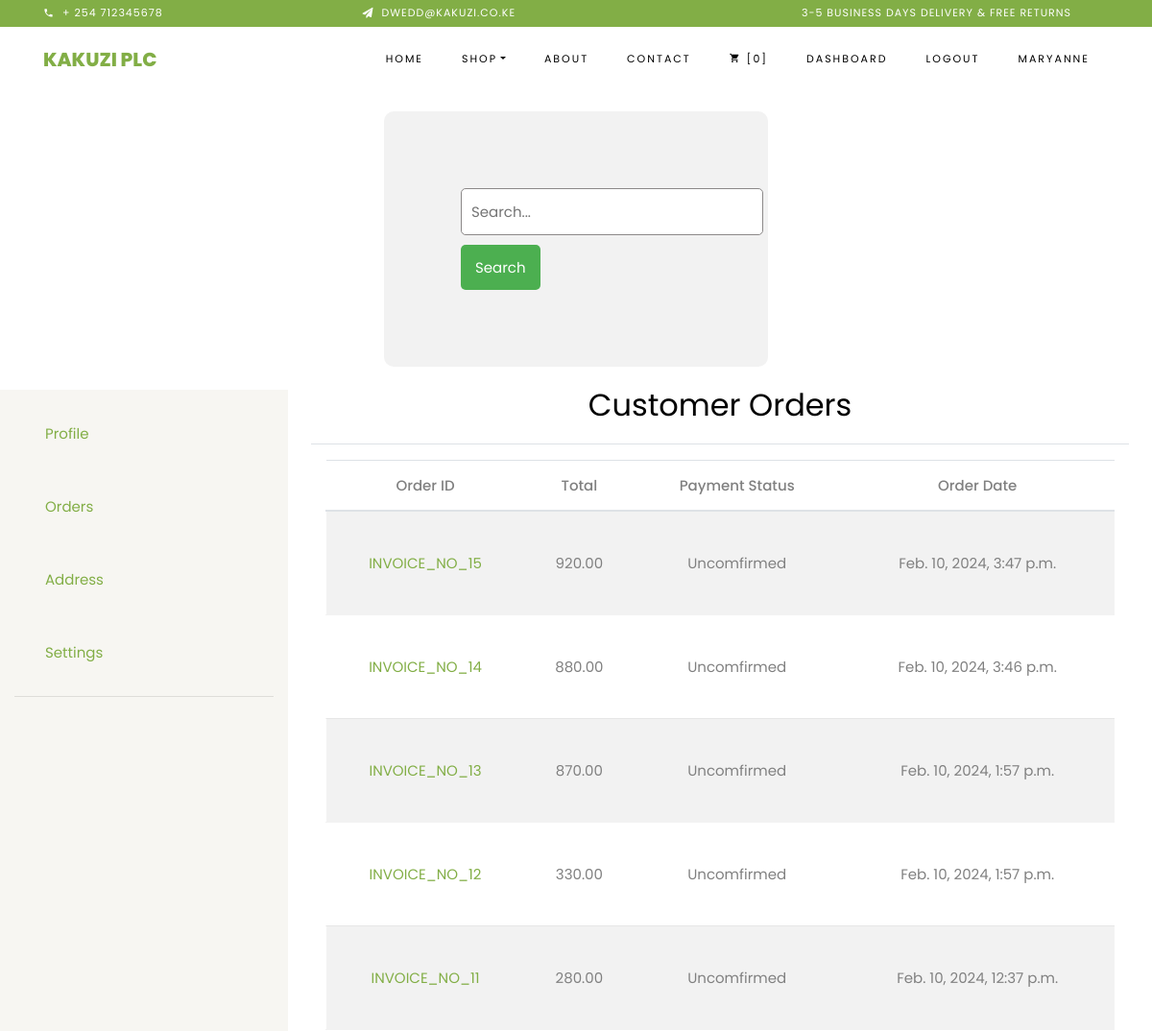
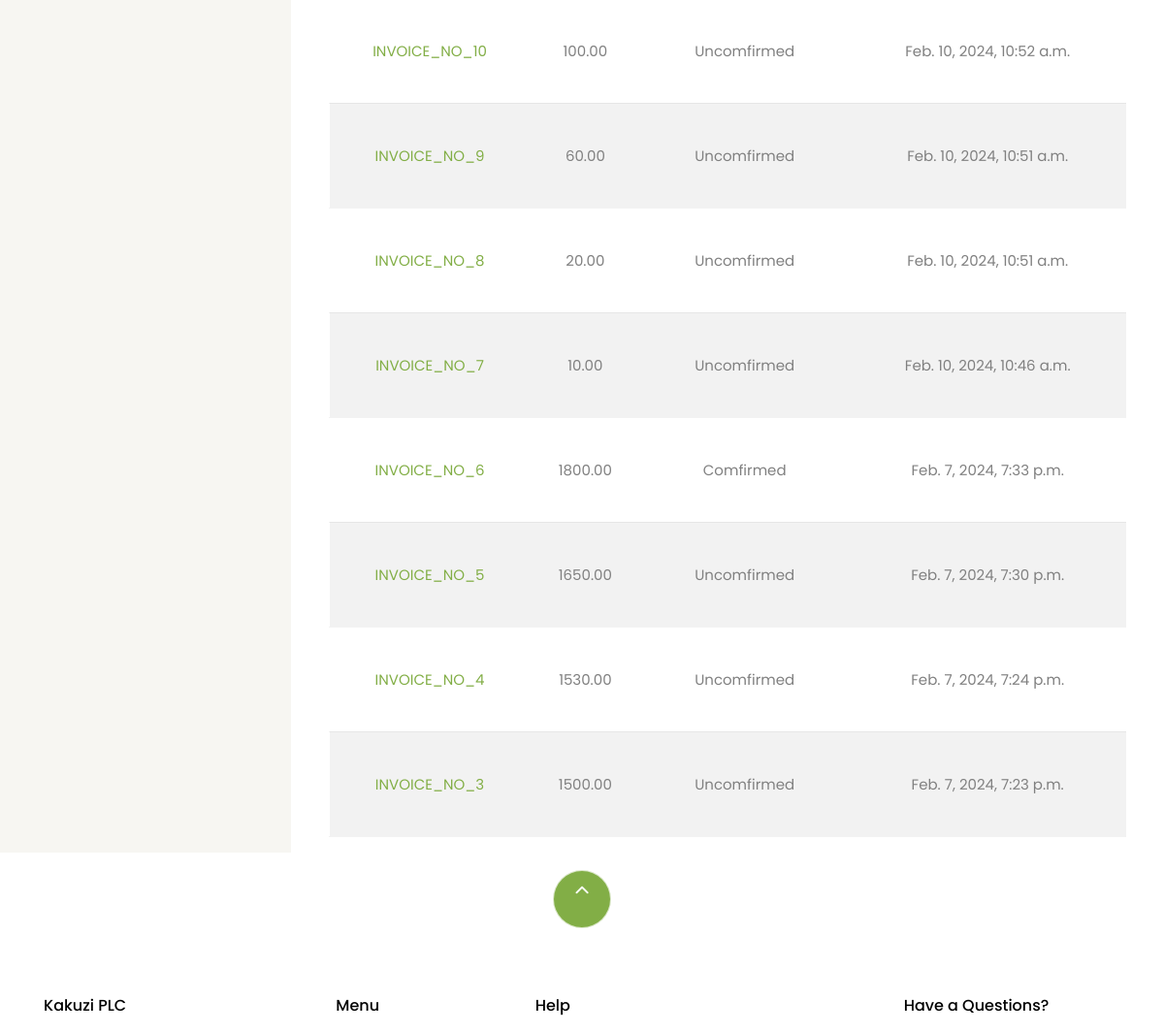
Before: /maryanne/order (signed in, upper part) with the older database file (2 pictures, top to bottom).
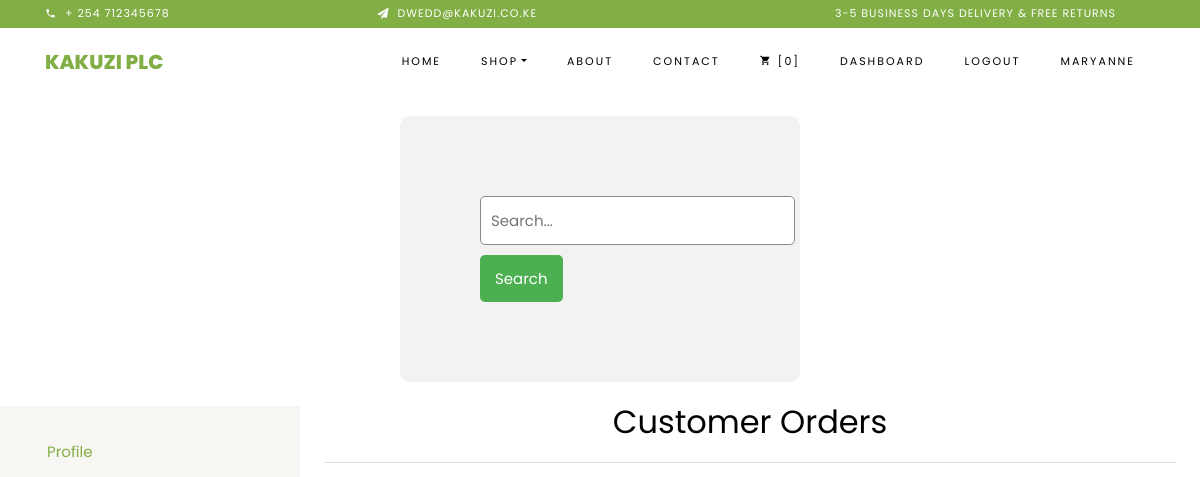
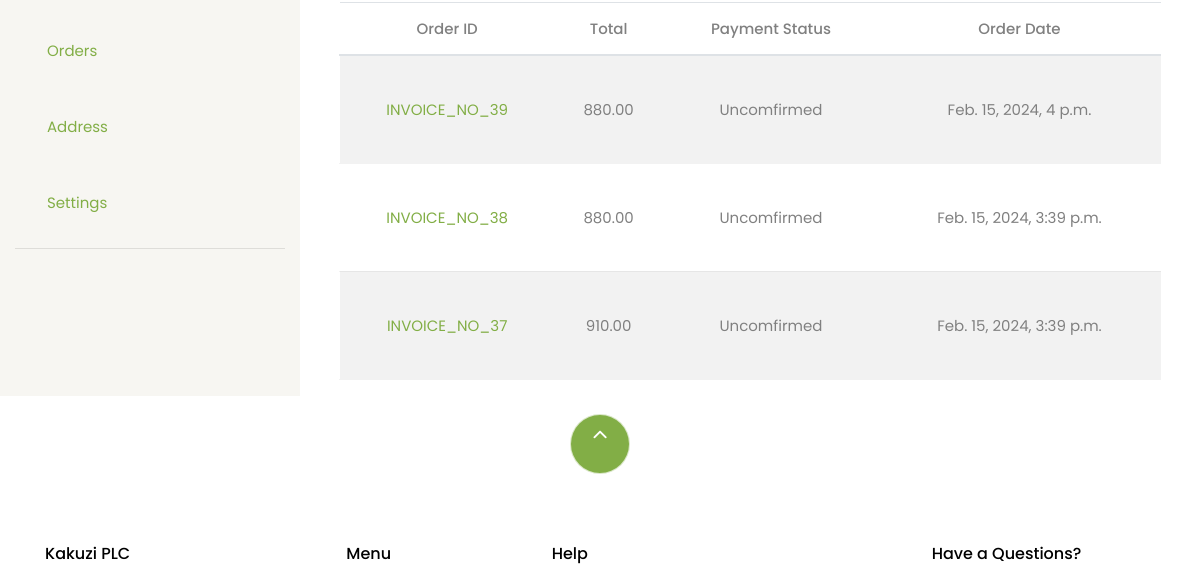
After: the same page with the newer database file (2 pictures, top to bottom).
### core/models.py (models this page shows)
class CartOrder(models.Model):
    user=models.ForeignKey(User, on_delete=models.CASCADE)
    price = models.DecimalField(max_digits=10, decimal_places=2, default=10.0)
    payment_status=models.BooleanField(default=False)
    order_date=models.DateTimeField(auto_now_add=True)
    order_status = models.CharField(choices=STATUS_CHOICES, max_length=30, default='pending')
    class Meta:
        verbose_name_plural='Cart Orders'

### core/views.py (the view)
# urls.py: path('<str:username>/order', CustomerOrdersListView.as_view(), name='customer-orders'),
class CustomerOrdersListView(LoginRequiredMixin, ListView):
    template_name='customer_pages/cusomer_orders.html'
    context_object_name = 'orders'
    def get_queryset(self):
        return CartOrder.objects.filter(user=self.request.user).order_by('-order_date')

### core/context_processors.py (called while the page is built)
def default(request):
    categories = Category.objects.all()
    address = None
    name=request.user.username
    if request.user.is_authenticated:
        try:
            address = Address.objects.get(user=request.user, status=True)
        except Address.DoesNotExist:
            pass
        except Address.MultipleObjectsReturned:
            pass
    return {
        'categories': categories,
        'address': address,
        'name':name
    }

### templates/customer_pages/cusomer_orders.html (shortened to what this page needs)
{% extends 'core/base.html' %}
{% block content %}
<div class="container-fluid">
    <div class="row">
        {% include "core/dashboard-nav.html" %}
        <main role="main" class="col-md-9 ml-sm-auto col-lg-9 px-4">
            <div class="pt-3 pb-2 mb-3 border-bottom">
                <h1 class="h2 text-center">Customer Orders</h1>
            </div>
            <div class="container">
                <div class="row">
                    <div class="col-md-12">
                        <div class="table-responsive">
                            <table class="table table-striped">
                                <thead>
                                    <tr>
                                        <th>Order ID</th>
                                        <th>Total</th>
                                        <th>Payment Status</th>
                                        <th>Order Date</th>
                                    </tr>
                                </thead>
                                <tbody>
                                    {% for order in orders %}
                                    <tr>
                                        <td> <a href="{% url 'core:order-detail' username=request.user.username order_id=order.id %}">INVOICE_NO_{{ order.id }}</td>
                                        <td>{{ order.price }}</td>
                                        {% if order.payment_status == False%}
                                        <td>Uncomfirmed</td>
                                        {% else %}
                                        <td>Comfirmed</td>
                                        {% endif %}
                                        <td>{{ order.order_date }}</td>
                                    </tr>
                                    {% endfor %}
                                </tbody>
                            </table>
                        </div>
                    </div>
                </div>
            </div>
        </main>
    </div>
</div>
{% endblock %}

Changed rows visible on the page:
removed CartOrder: id "15", price "920.00", payment_status "Uncomfirmed", order_date "Feb. 10, 2024, 3:47 p.m."
removed CartOrder: id "14", price "880.00", payment_status "Uncomfirmed", order_date "Feb. 10, 2024, 3:46 p.m."
removed CartOrder: id "13", price "870.00", payment_status "Uncomfirmed", order_date "Feb. 10, 2024, 1:57 p.m."
removed CartOrder: id "12", price "330.00", payment_status "Uncomfirmed", order_date "Feb. 10, 2024, 1:57 p.m."
removed CartOrder: id "11", price "280.00", payment_status "Uncomfirmed", order_date "Feb. 10, 2024, 12:37 p.m."
removed CartOrder: id "10", price "100.00", payment_status "Uncomfirmed", order_date "Feb. 10, 2024, 10:52 a.m."
removed CartOrder: id "9", price "60.00", payment_status "Uncomfirmed", order_date "Feb. 10, 2024, 10:51 a.m."
removed CartOrder: id "8", price "20.00", payment_status "Uncomfirmed", order_date "Feb. 10, 2024, 10:51 a.m."
removed CartOrder: id "7", price "10.00", payment_status "Uncomfirmed", order_date "Feb. 10, 2024, 10:46 a.m."
removed CartOrder: id "6", price "1800.00", payment_status "Comfirmed", order_date "Feb. 7, 2024, 7:33 p.m."
removed CartOrder: id "5", price "1650.00", payment_status "Uncomfirmed", order_date "Feb. 7, 2024, 7:30 p.m."
removed CartOrder: id "4", price "1530.00", payment_status "Uncomfirmed", order_date "Feb. 7, 2024, 7:24 p.m."
removed CartOrder: id "3", price "1500.00", payment_status "Uncomfirmed", order_date "Feb. 7, 2024, 7:23 p.m."
added CartOrder: id "39", price "880.00", payment_status "Uncomfirmed", order_date "Feb. 15, 2024, 4 p.m."
added CartOrder: id "38", price "880.00", payment_status "Uncomfirmed", order_date "Feb. 15, 2024, 3:39 p.m."
added CartOrder: id "37", price "910.00", payment_status "Uncomfirmed", order_date "Feb. 15, 2024, 3:39 p.m."
